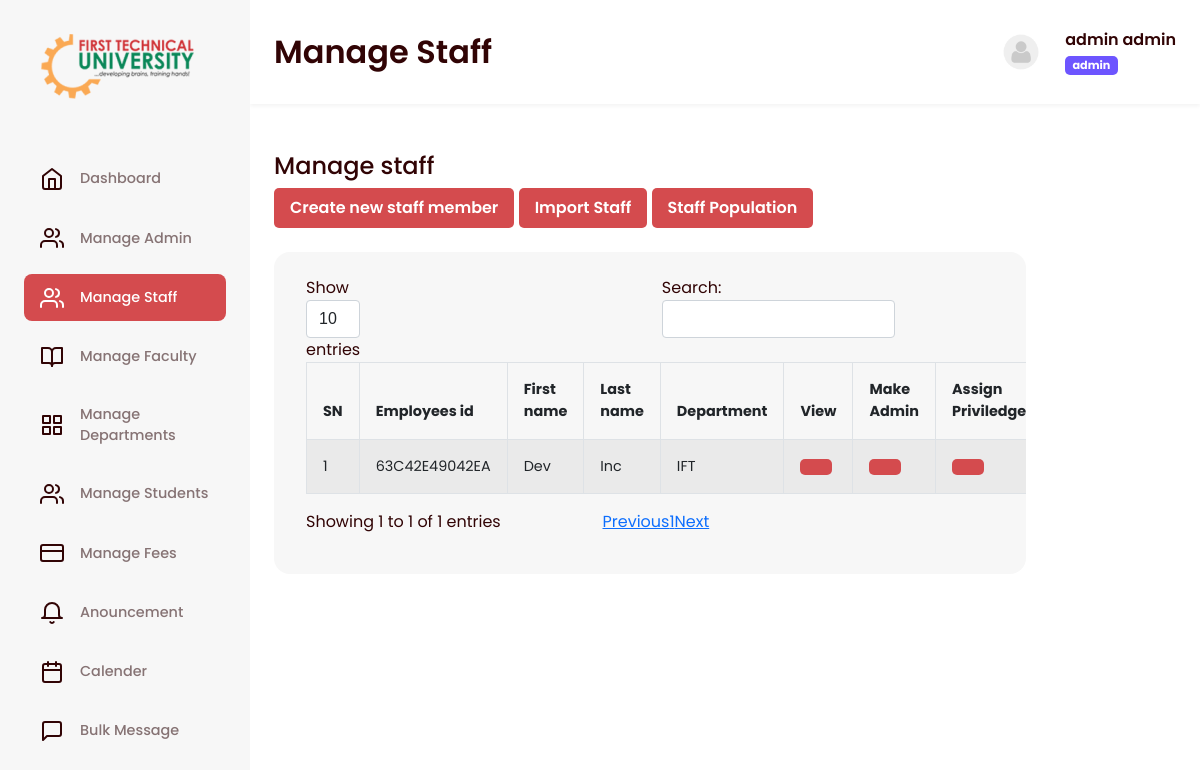
/admin/mstaff.php (signed in), run on the app's committed database.
### tables this page shows
CREATE TABLE `staff` (
  `sn` int(11) NOT NULL,
  `fname` varchar(20) NOT NULL,
  `mname` varchar(20) NOT NULL,
  `lname` varchar(20) NOT NULL,
  `gender` varchar(7) NOT NULL,
  `title` varchar(5) NOT NULL,
  `username` varchar(200) NOT NULL,
  `employee` varchar(20) NOT NULL,
  `job_description` varchar(20) NOT NULL,
  `marital_status` varchar(20) NOT NULL,
  `address` text NOT NULL,
  `phone` varchar(15) NOT NULL,
  `email` varchar(200) NOT NULL,
  `lga` varchar(20) NOT NULL,
  `state` varchar(20) NOT NULL,
  `country` varchar(20) NOT NULL,
  `salary_status` varchar(20) NOT NULL,
  `level` varchar(20) NOT NULL,
  `date_employed` varchar(11) NOT NULL,
  `picture` varchar(200) NOT NULL,
  `religion` varchar(20) NOT NULL,
  `nok` varchar(20) NOT NULL,
  `rnok` varchar(20) NOT NULL,
  `pnok` varchar(16) NOT NULL,
  `qualification` varchar(20) NOT NULL,
  `age` int(11) NOT NULL,
  `dob` varchar(10) NOT NULL,
  `department` varchar(20) NOT NULL,
  `college` varchar(120) NOT NULL,
  `program` varchar(120) NOT NULL,
  `bank` varchar(20) NOT NULL,
  `acc` varchar(15) NOT NULL,
  `last_update` varchar(20) NOT NULL,
  `genotype` varchar(25) NOT NULL,
  `blood_group` varchar(50) NOT NULL,
  `weight` varchar(50) NOT NULL,
  `height` varchar(50) NOT NULL,
  `anok` text NOT NULL,
  `role` text NOT NULL
);

### admin/header.php (called while the page is built, shortened)
<?php include("../conn.php") ?>
<?php session_start();
$users = $_SESSION['users'];
$s1 = mysqli_query($con, "SELECT * FROM admin where username = '$users'");
$sh1 = mysqli_fetch_array($s1);
$name1 = $sh1['fname'] . " " . $sh1['lname'];
$img = $sh1['picture'];
if ($img == "") {
    $img2 = "passport/default.png";
} else {
    $img2 = $img;
}
$role = "admin";
?>
<?php include("../extras/header.php") ?>

### admin/mstaff.php (the view, shortened to what this page needs)
<?php
$title = "Manage Staff";
include("header.php");
?>
<div class="viewbox-content">
	<div class="content">
		<div class="col-sm-10 mb-5">
			<div class="content">
				<div class="report">
					<div class="panel-body">
						<h4>Manage staff</h4>
						<a href="cstaff.php" class="btn btn-pink"><span class="glyphicon glyphicon-plus"></span> Create
							new
							staff member</a>
						<a href="import_staff.php" class="btn btn-pink"><span class="glyphicon glyphicon-import"></span>
							Import Staff</a>
						<a href="staff_records.php" class="btn btn-pink">
							Staff Population</a>
					</div>
					<div class="panel-body">
						<div class="table-responsive table-box">
							<table id="staff_data" class="table table-bordered table-striped">
								<thead>
									<tr>
										<th>SN</th>
										<th>Employees id</th>
										<th>First name</th>
										<th>Last name</th>
										<th>Department</th>
										<th>View</th>
										<th>Make Admin</th>
										<th>Assign Priviledges</th>
									</tr>
								</thead>
								<tbody id="record">
									<?php
									$serial = 0;
									$s2 = mysqli_query($con, "SELECT * FROM staff ");
									while ($sh2 = mysqli_fetch_array($s2)) {
										$employee = $sh2['employee'];
										$fname = $sh2['fname'];
										$lname = $sh2['lname'];
										$department = $sh2['department'];
										$username = $sh2['username'];
										$serial++;
										$sn = $sh2['sn'];
										if ($position != 'admin') {
											$admin_action = "";
										} else {
											$admin_action = "<a href='#' data='$username' data-bs-toggle='modal'data-bs-target='.bs-example-modal-smsadmin' class='btn btn-pink cadmin'><span class='glyphicon glyphicon-user'></span></a>";
										}
										$admin_action2 = "<a href='#' data='$username' data-bs-toggle='modal'data-bs-target='#role_myModal$sn' class='btn btn-pink cadmin2'><span class='glyphicon glyphicon-user'></span></a>";
										?>
										<tr>
											<td><?php echo $serial ?></td>
											<td>
												<?php echo $employee ?>
											</td>
											<td><?php echo $fname ?></td>
											<td>
												<?php echo $lname ?>
											</td>
											<td><?php echo $department ?></td>
											<td>
												<a href="view_staff.php?is=<?php echo $username ?>"
													class=" btn btn-pink"></a>
											</td>
											<td>
												<?php echo $admin_action ?>
											</td>
											<td>
												<?php echo $admin_action2 ?>
											</td>
										</tr>
									<?php
									}
									?>
								</tbody>
							</table>
						</div>
					</div>
				</div>
			</div>
		</div>
	</div>
</div>
<?php include("../extras/footer.php") ?>

### extras/body.php (shortened to what this page needs)
<body>
    <main id="super-box">
        <?php include("navbar.php") ?>
        <section class="viewbox">
            <div class="viewbox-nav">
                <h1>
                    <?= $title ?>
                </h1>
                <div id="droppy" class="dropdown">
                    <div class="profile-bar dropdown-toggle" type="button" id="dropdownMenuButton1"
                        data-bs-toggle="dropdown" aria-expanded="false">
                        <div class="image">
                            <img src="<?= $img2 ?>" alt="">
                        </div>
                        <div class="content">
                            <p>
                                <?= $name1 ?>
                            </p>
                            <span class="badge bg-secondary"><?= $role ?></span>
                        </div>
                    </div>
                </div>
            </div>

### assets/css/style.css (style rules this page uses)
body { font-family: 'Poppins', sans-serif !important; color: #310405 !important; }
h1 { font-weight: 600 !important; }
p { margin-bottom: 0 !important; }
.panel-body { margin-bottom: 1.5rem; }
.btn-pink { background-color: #d44b4e !important; color: #fff !important; border: none !important; padding: .5rem 1rem !important; border-radius: 5px !important; font-weight: 600 !important; transition: .3s !important; }
#super-box { display: flex; align-items: flex-start; min-height: 100vh; width: 100%; overflow-x: hidden; background-color: white; position: relative; }
#super-box nav, #super-box section.viewbox { min-height: 100vh; transition: .3s; overflow: hidden; }
#super-box .viewbox { width: calc(100% - 250px); margin-left: 250px; }
.viewbox .viewbox-nav, .viewbox .viewbox-content { padding: .7rem 1.5rem; }
.viewbox .viewbox-nav { display: flex; align-items: center; box-shadow: 0px 2px 4px rgba(0, 0, 0, 0.05); }
.viewbox .viewbox-nav h1 { margin-right: auto; }
.viewbox .viewbox-nav .profile-bar { display: flex; align-content: center; }
.viewbox .viewbox-nav .profile-bar .content p { margin-bottom: .3rem; font-weight: 600; }
.viewbox .viewbox-nav .profile-bar .content span { font-size: .7rem !important; background: #6D55FF !important; border-radius: 5px; }
.viewbox .viewbox-nav .profile-bar .image { width: 40px; height: 100%; overflow: hidden; display: flex; align-items: center; justify-content: center; margin: auto 0; margin-right: 1.5rem; }
.viewbox .viewbox-nav .profile-bar .image img { width: 40px; height: 40px; border-radius: 50%; display: block; margin: 0 auto; }
#droppy .profile-bar::after { opacity: 0; display: none; }
.viewbox .viewbox-content { padding-top: 3rem; max-width: 1400px; }
.table-box { padding: 24px 32px; gap: 16px; background: #F7F7F7; border-radius: 16px; width: 100%; overflow-x: scroll; }
.table>:not(:last-child)>:last-child>* { border-bottom-color: inherit !important; }
.table>:not(caption)>*>* { padding: 1rem !important; font-size: .9rem; }

### data on the page
staff: employee "63C42E49042EA", fname "Dev", lname "Inc", department "IFT"

### other printed values
$item['name'] "Dashboard"
$item['name'] "Manage Admin"
$item['name'] "Manage Staff"
$item['name'] "Manage Faculty"
$item['name'] "Manage Departments"
$item['name'] "Manage Students"
$item['name'] "Manage Fees"
$item['name'] "Anouncement"
$item['name'] "Calender"
$item['name'] "Bulk Message"
$title "Manage Staff"
$name1 "admin admin"
$role "admin"
